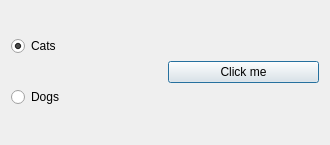
<?xml version="1.0" encoding="UTF-8"?>
<ui version="4.0">
 <class>Class18Class</class>
 <widget class="QDialog" name="Class18Class">
  <property name="geometry">
   <rect>
    <x>0</x>
    <y>0</y>
    <width>330</width>
    <height>145</height>
   </rect>
  </property>
  <property name="windowTitle">
   <string>Class18</string>
  </property>
  <layout class="QHBoxLayout" name="horizontalLayout">
   <item>
    <layout class="QVBoxLayout" name="verticalLayout">
     <item>
      <widget class="QRadioButton" name="radioButton1">
       <property name="text">
        <string>Cats</string>
       </property>
       <property name="checked">
        <bool>true</bool>
       </property>
      </widget>
     </item>
     <item>
      <widget class="QRadioButton" name="radioButton2">
       <property name="text">
        <string>Dogs</string>
       </property>
      </widget>
     </item>
    </layout>
   </item>
   <item>
    <widget class="QPushButton" name="pushButton">
     <property name="text">
      <string>Click me</string>
     </property>
    </widget>
   </item>
  </layout>
 </widget>
 <layoutdefault spacing="6" margin="11"/>
 <resources>
  <include location="class18.qrc"/>
 </resources>
 <connections/>
</ui>
